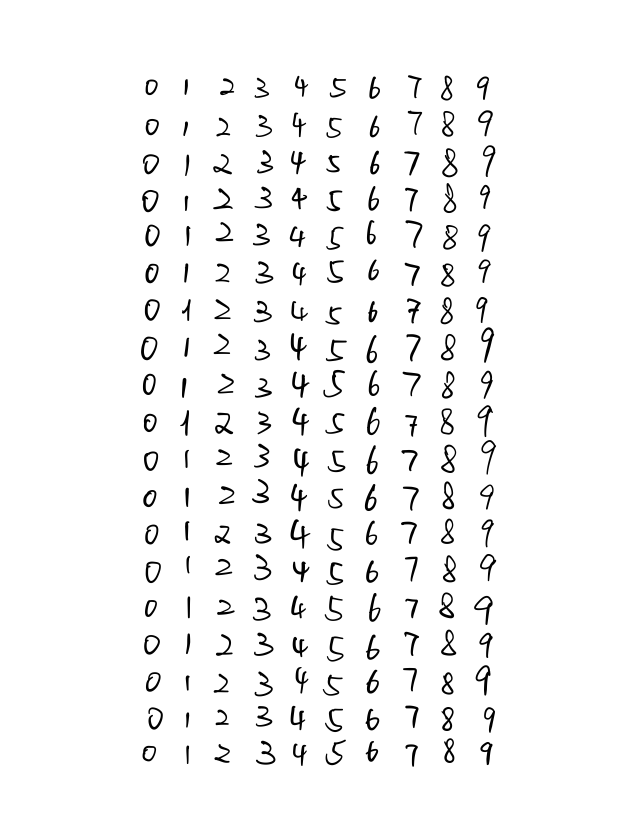
#> input picture custom_mnist_mlp/custom_data/source/page_1.png, 1911 x 2500 px (shown at 1/3 size); its folder holds only this picture in this run
$ jupyter execute --allow-errors generate_custom_data.ipynb
#> lines starting #> are read from the running program, lines starting #| are printed output that depends on the picture
[cell 1]
from PIL import Image
import matplotlib.pyplot as plt
import os

[cell 2]
image_folder = "custom_data/source"
output_folder = "custom_data"

[cell 3]
def crop_and_save(image_folder, output_folder, page_number=1, row_per_page=1):
#> called with image_folder = 'custom_data/source', output_folder = 'custom_data', page_number = 2, row_per_page = 19
    for page in range(1, page_number + 1):
        image_path = f"{image_folder}/page_{page}.png"
        image = Image.open(image_path)
#> image is the input picture: PIL image 1911x2500 RGBA; mean R, G, B, A 246.2, 246.2, 246.2, 255

        # width, height = image.size
        width_margin_left = 385
        height_margin_top = 200

        digit_width = 112
        digit_height = 112

        # Loop through and crop each digit
        for row in range(row_per_page):
            for i in range(10):
                left = width_margin_left + i * digit_width
                upper = height_margin_top + row * digit_height
                right = left + digit_width
                lower = upper + digit_height

                # Crop out the sub-image containing the digit
                original_digit = image.crop((left, upper, right, lower))

                # Resize the image to 28x28
                digit_image = original_digit.resize((28, 28))

                # Convert to grayscale and color inversion
                digit_image = digit_image.convert("L")
                digit_image = Image.eval(digit_image, lambda x: 255 - x)

                # Show the digits
                if page == 1 and row < 3:
                    plt.subplot(6, 10, row * 10 + i + 1)
                    plt.imshow(original_digit)
                    ax = plt.gca()
                    ax.axes.xaxis.set_visible(False)
                    ax.axes.yaxis.set_visible(False)

                    plt.subplot(6, 10, row * 10 + i + 1 + 10 * 3)
                    plt.imshow(digit_image, cmap="gray")
                    ax = plt.gca()
                    ax.axes.xaxis.set_visible(False)
                    ax.axes.yaxis.set_visible(False)

                # Save the image
                save_folder = f"{output_folder}/{i}"
                if not os.path.exists(save_folder):
                    os.makedirs(save_folder)

                img_num = (page - 1) * row_per_page + row
                digit_image.save(f"{save_folder}/img_{img_num}.png")
#> this loop made 19 passes
#> pass 1, in crop_and_save, `digit_image.save(f"{save_folder}/img_{img_num}.png")`:
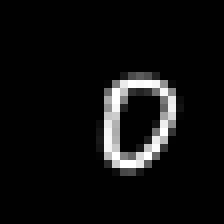
#> saved as img_0.png: PIL image 28x28 L (shown 8 times larger); min 0, max 255, mean 14.8
#> pass 1, in crop_and_save, `digit_image.save(f"{save_folder}/img_{img_num}.png")`:
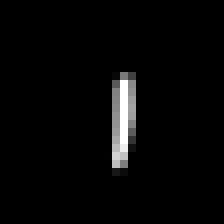
#> saved as img_0.png: PIL image 28x28 L (shown 8 times larger); min 0, max 255, mean 7.1
#> pass 1, in crop_and_save, `digit_image.save(f"{save_folder}/img_{img_num}.png")`:
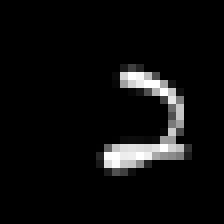
#> saved as img_0.png: PIL image 28x28 L (shown 8 times larger); min 0, max 255, mean 13.6
#> pass 1, in crop_and_save, `digit_image.save(f"{save_folder}/img_{img_num}.png")`:
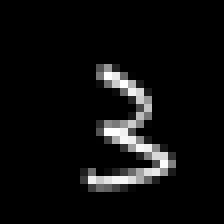
#> saved as img_0.png: PIL image 28x28 L (shown 8 times larger); min 0, max 255, mean 14.3
#> after the loop:
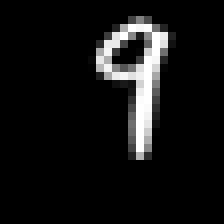
#> digit_image: PIL image 28x28 L (shown 8 times larger); min 0, max 255, mean 18.6


#> (the rest of this cell did not finish here and is left out)
